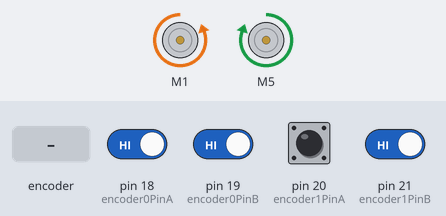
The sketch below on a simulated Arduino Mega 2560, built with avr-gcc and run on an emulated ATmega2560. Shown: 2 × DC motor (green arrow = forward, orange = backward, longer = faster). Inputs (shaded band) come from the test bench; at power-on: pin 18 (encoder0PinA), pin 19 (encoder0PinB), pin 20 (encoder1PinA), pin 21 (encoder1PinB) HIGH. What the sketch prints to the serial monitor is not drawn.

Above: at 1.2 s.
1.3 s: rotary encoder on pin 18 (encoder0PinA) / pin 19 (encoder0PinB) turned 1 step (first pin leading)
At 4.07 s:
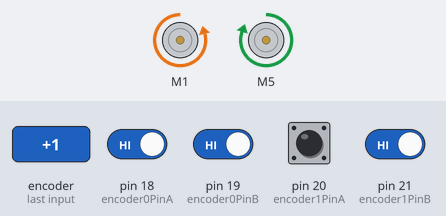
4.5 s: pin 20 (encoder1PinA) driven LOW
At 5.64 s:
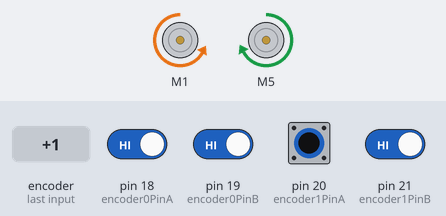
7.5 s: rotary encoder on pin 18 (encoder0PinA) / pin 19 (encoder0PinB) turned 2 steps (second pin leading)
At 9.02 s:
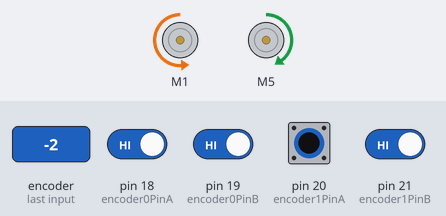
10.5 s: pin 21 (encoder1PinB) driven LOW
At 12.38 s:
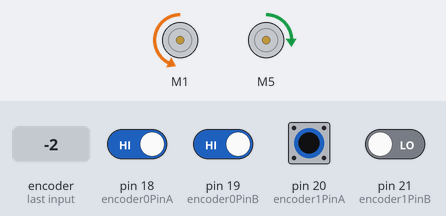
16.5 s: pin 20 (encoder1PinA) pulsed HIGH 2 times (0.12 s each, 0.3 s apart)
19.5 s: pin 20 (encoder1PinA) driven HIGH
Timing chart, 0 to 27.0 s (numbered marks = the images above; inputs shaded):
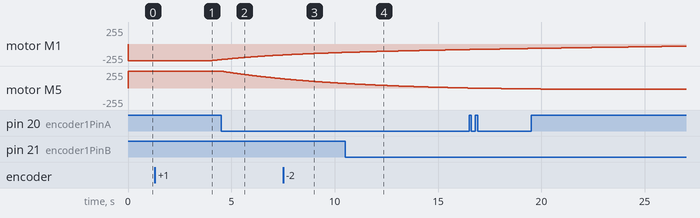

Measured:
- after the input at 1.3 s, motor M1: moves from backward 254/255 to backward 234/255 over 0.55 s, starting after 2.6 s

The sketch:

pose_control_fwdkin.ino
```cpp
#include "CytronMotorDriver.h"
#include <math.h>

// define encoder pins
const int encoder0PinA = 18; // interrupt pin 5 on MEGA
const int encoder0PinB = 19; // interrupt pin 4 on MEGA

const int encoder1PinA = 20; // interrupt pin 3 on MEGA
const int encoder1PinB = 21; // interrupt pin 2 on MEGA

unsigned long timeNow = 0;
unsigned long timeDlt = 0;
float         timeStp = 0.0;
unsigned long timePrv = 0;

// encoder value change motor turn angles
const float ratio = 2*PI/3280.0;
// 360. -> 1 turn (in deg)
// 2*PI -> 1 turn (in rad)
// 3280 -> Gear and Encoder Ratio

// declare and initialize global encoder position variables
volatile long encoder0Pos = 0;
volatile long encoder1Pos = 0;

// Configure the motor driver.
CytronMD motor1(PWM_DIR, 1, 0); // PWM 1 = Pin 1, DIR 1 = Pin 0.
CytronMD motor2(PWM_DIR, 5, 4); // PWM 2 = Pin 5, DIR 2 = Pin 4.

// Define parameters for Dijkstra and Dynamic Window Approach
// float dist_threshold = 0.25; // threshold distance to goal
float dist_threshold = 0.01; // threshold distance to goal
float angle_threshold = 0.01; // threshold orientation to goal

float wheelDiameter = 0.05; // meter
float wheelRadius = wheelDiameter/2.0;
float interWheelDistance = 0.14; // meter
//scannerPoseWrtBob = bob_getScannerPose(connection);

// controller parameters
float Krho = 0.7;
float Kalpha = 2.0;
float Kbeta = -0.6;
// float Kalpha = 0.0;
// float Kbeta = -0.00;
bool backwardAllowed = false;
bool useConstantSpeed = false;
float constantSpeed = 4;
float constantSpeed2 = 20;

float wheelLPos = 0.0;
float wheelRPos = 0.0;

float wheelLVel = 0.0;
float wheelRVel = 0.0;

float wheelRPosPrv = 0.0;
float wheelLPosPrv = 0.0;

float x = 0.0;
float y = 0.0;
float theta = 0.0;

float xR_dot = 0.0;
float theta_dot = 0.0;

float xR = 0.0; // delete later

float x_dot = 0.0;
float y_dot = 0.0;

// float xg = 1.0;
// float yg = 0.5;
// float thetag = -PI/4;

float xg = 1.0;
float yg = 0.0;
float thetag = PI/2;

float rho = 0.0;
float lambda = 0.0;
float alpha = 0.0;

float beta = 0.0;

float vu = 0.0;
float omega = 0.0;

float Phia = 0.0;
float Phib = 0.0;

float RightWheelVelocity = 0.0;
float LeftWheelVelocity = 0.0;

float dtheta = 0.0;

bool EndCond = false;
bool StartCond = false;

int left_pwm = 0;
int right_pwm = 0;

float normalizeAngle(float angle) {
  // normalizeAngle   set angle to the range [-pi,pi)
  return fmod((angle+PI),(2*PI)) - PI;
}

void doEncoder0A() {
  encoder0Pos += (digitalRead(encoder0PinA) == digitalRead(encoder0PinB))?1:-1;
}

void doEncoder0B() {
  encoder0Pos -= (digitalRead(encoder0PinA) == digitalRead(encoder0PinB))?1:-1;
}

void doEncoder1A() {
  encoder1Pos += (digitalRead(encoder1PinA) == digitalRead(encoder1PinB))?1:-1;
}

void doEncoder1B() {
  encoder1Pos -= (digitalRead(encoder1PinA) == digitalRead(encoder1PinB))?1:-1;
}

void setup()
{

  Serial.begin(115200);

  // begining of encoder code

  pinMode(encoder0PinA, INPUT_PULLUP);
  pinMode(encoder0PinB, INPUT_PULLUP);

  // encoder pin on interrupt #5 (pin 18)
  attachInterrupt(digitalPinToInterrupt(encoder0PinA), doEncoder0A, CHANGE);

  // encoder pin on interrupt #4 (pin 19)
  attachInterrupt(digitalPinToInterrupt(encoder0PinB), doEncoder0B, CHANGE);

  pinMode(encoder1PinA, INPUT_PULLUP);
  pinMode(encoder1PinB, INPUT_PULLUP);

  // encoder pin on interrupt #3 (pin 20)
  attachInterrupt(digitalPinToInterrupt(encoder1PinA), doEncoder1A, CHANGE);

  // encoder pin on interrupt #2 (pin 21)
  attachInterrupt(digitalPinToInterrupt(encoder1PinB), doEncoder1B, CHANGE);

  // end of encoder code

  timePrv = millis();
  timeStp = 0.008;
}

void loop()
{

  if (StartCond == true) {
    if (EndCond == false) {

      // run control step
      rho = sqrt(pow((xg-x),2)+pow((yg-y),2));        // pythagoras theorem, sqrt(dx^2 + dy^2)
      lambda = atan2(yg-y, xg-x);           // angle of the vector pointing from the robot to the goal in the inertial frame
      alpha = normalizeAngle(lambda-theta); // angle of the vector pointing from the robot to the goal in the robot frame
      beta = normalizeAngle(thetag-lambda);

      // lambda = normalizeAngle(atan2(yg-y, xg-x));           // angle of the vector pointing from the robot to the goal in the inertial frame
      // alpha = lambda-theta; // angle of the vector pointing from the robot to the goal in the robot frame
      // beta = thetag-lambda;

      if (backwardAllowed == true) {
          // If obstacle in "front" => go forward
          if (fabs(alpha) > PI/2) {
              alpha = normalizeAngle(lambda-theta-PI);
              beta = normalizeAngle(thetag-lambda-PI);
              Krho = -Krho;
          }
      }

      vu = Krho*rho; // [m/s]
      if (rho > 1e-6) {
        omega = Kalpha*alpha + Kbeta*beta; // [rad/s]
      } else {
        omega = 6*Kalpha*normalizeAngle(thetag-theta); // [rad/s]
      }

      if (useConstantSpeed == true) {
          float absVel = fabs(vu);
          if (absVel > 10) {
              vu = constantSpeed*vu/absVel;
          }
          if (fabs(omega) > 0.1) {
              omega = constantSpeed2*omega/fabs(omega);
          }
      }

      Phia = vu/wheelRadius;
      Phib = omega*interWheelDistance/wheelDiameter;

      RightWheelVelocity = 0.25*(Phia + Phib);
      LeftWheelVelocity = 0.25*(Phia - Phib);

      // End condition
      dtheta = fabs(normalizeAngle(theta-thetag));
      EndCond = (rho < dist_threshold && dtheta < angle_threshold) || rho > 5;

      xR_dot = wheelRadius*(RightWheelVelocity+LeftWheelVelocity)/2;
      theta_dot = wheelRadius*(RightWheelVelocity-LeftWheelVelocity)/(2*interWheelDistance);

      // xR = xR + xR_dot*timeStp;
      theta = theta + theta_dot*timeStp;

      x_dot = cos(theta)*xR_dot;
      y_dot = sin(theta)*xR_dot;

      x = x + x_dot*timeStp;
      y = y + y_dot*timeStp;

      Serial.print("xR: ");
      Serial.print(xR, 4);
      Serial.print(", ");
      Serial.print("x: ");
      Serial.print(x, 4);
      // Serial.println();
      Serial.print(", ");
      Serial.print("yg: ");
      Serial.print(yg, 4);
      Serial.print(", ");
      Serial.print("y: ");
      Serial.print(y, 4);
      // // Serial.println();
      Serial.print(", ");
      // Serial.print("thetag: ");
      // Serial.print(thetag, 6);
      // Serial.print(", ");
      Serial.print("theta: ");
      Serial.print(theta, 4);
      Serial.print(", ");
      Serial.print("dtheta: ");
      Serial.print(dtheta, 4);
      Serial.print(", ");

      // Serial.print("vu: ");
      // Serial.print(vu, 4);
      // Serial.print(", ");
      // Serial.print("omega: ");
      // Serial.print(omega, 4);
      // Serial.print(", ");

      Serial.print("rho: ");
      Serial.print(rho);
      Serial.print(", ");
      // Serial.print("End: ");
      // Serial.print(EndCond);
      // Serial.print(", ");
      // Serial.print("Phia: ");
      // Serial.print(Phia, 4);
      // Serial.print(", ");
      // Serial.print("Phib: ");
      // Serial.print(Phib, 4);
      // Serial.print(", ");

      Serial.print("wheelLPos: ");
      Serial.print(wheelLPos, 4);
      Serial.print(", ");
      Serial.print("wheelRPos: ");
      Serial.print(wheelRPos, 4);
      Serial.print(", ");
      Serial.print("wheelLVel: ");
      Serial.print(wheelLVel, 4);
      Serial.print(", ");
      Serial.print("wheelRVel: ");
      Serial.print(wheelRVel, 4);
      Serial.print(", ");
      Serial.print("wLvel: ");
      Serial.print(LeftWheelVelocity, 4);
      Serial.print(", ");
      Serial.print("wRvel: ");
      Serial.print(RightWheelVelocity, 4);
      Serial.print(", ");
      Serial.print("left_pwm: ");
      Serial.print(left_pwm);
      Serial.print(", ");
      Serial.print("right_pwm: ");
      Serial.print(right_pwm);
      Serial.print(", ");

      // Serial.print(", ");
      // Serial.print("lambda: ");
      // Serial.print(lambda, 6);
      // Serial.print(", ");
      // Serial.print("alpha: ");
      // Serial.print(alpha, 6);
      // Serial.print(", ");
      // Serial.print("beta: ");
      // Serial.print(beta, 6);

      Serial.println();

      // Serial.print("dtheta: ");
      // Serial.print(dtheta, 6);
      // Serial.println();
      // Serial.print("timeStp: ");
      // Serial.print(timeStp, 6);
      // Serial.print(", ");
      // Serial.print("vu: ");
      // Serial.print(vu, 6);
      // Serial.print(", ");
      // Serial.print("omega: ");
      // Serial.print(omega, 6);
      // Serial.println();
      // Serial.print("rho: ");
      // Serial.print(rho, 6);
      // Serial.print(", ");
      // Serial.print("lambda: ");
      // Serial.print(lambda, 6);
      // Serial.println();
      // Serial.print("alpha: ");
      // Serial.print(alpha, 6);
      // Serial.print(", ");
      // Serial.print("beta: ");
      // Serial.print(beta, 6);
      // Serial.println();
      // Serial.println();

    }
    else {
      RightWheelVelocity = 0.0;
      LeftWheelVelocity = 0.0;
    }
  } else {
    LeftWheelVelocity = 20.0;
    RightWheelVelocity = 20.0;
  }

  left_pwm = (int)(60*LeftWheelVelocity);
  right_pwm = -(int)(60*RightWheelVelocity);

  if (right_pwm < -254)
    right_pwm = -254;
  if (right_pwm > 254)
    right_pwm = 254;

  if (left_pwm < -254)
    left_pwm = -254;
  if (left_pwm > 254)
    left_pwm = 254;

  timeNow = millis();
  timeDlt = timeNow - timePrv;
  if (timeDlt > 0)
    timeStp = (float)timeDlt*0.001;
  else
    timeStp = 0.008;
  timePrv = timeNow;

  wheelLPos = -(float)encoder0Pos*ratio;
  wheelRPos = (float)encoder1Pos*ratio;

  wheelLVel = (wheelLPos-wheelLPosPrv)/timeStp;
  wheelRVel = (wheelRPos-wheelRPosPrv)/timeStp;

  if (fabs(wheelLVel)+fabs(wheelRVel) > 1e-6)
    StartCond = true;

  wheelLPosPrv = wheelLPos;
  wheelRPosPrv = wheelRPos;

  motor1.setSpeed(right_pwm);
  motor2.setSpeed(left_pwm);

}
```
